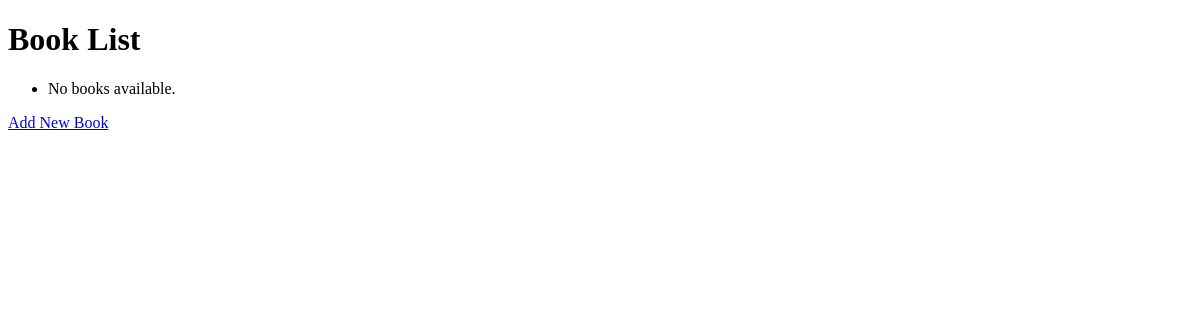
/books/ (signed in), run on an earlier commit of the app's database.
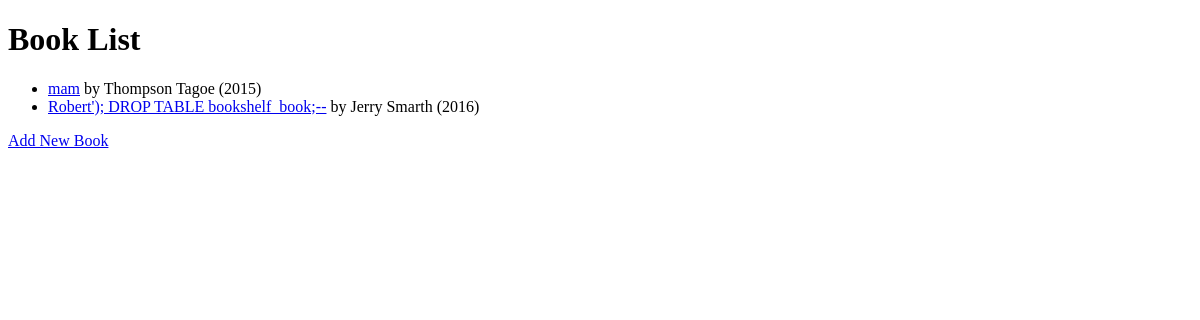
And on a later commit of the database.
### bookshelf/models.py (models this page shows)
class Book(models.Model):
    title = models.CharField(max_length=200)
    author = models.CharField(max_length=100)
    publication_year = models.IntegerField()
    class Meta:
        permissions = [
            ("can_view", "Can view book"),
            ("can_create", "Can create book"),
            ("can_edit", "Can edit book"),
            ("can_delete", "Can delete book"),
        ]

### bookshelf/views.py (the view)
# urls.py: path('books/', views.book_list, name='book_list'),
@permission_required('bookshelf.can_view', raise_exception=True)
def book_list(request):
    books = Book.objects.all()
    return render(request, 'bookshelf/book_list.html', {'books': books})

### bookshelf/templates/bookshelf/book_list.html (shortened to what this page needs)
<!DOCTYPE html>
<html lang="en">
<head>
</head>
<body>
    <h1>Book List</h1>
    <ul>
        {% for book in books %}
            <li>
                <a href="{% url 'book_detail' book.pk %}">{{ book.title|escape }}</a>
                by {{ book.author|escape }} ({{ book.publication_year }})
            </li>
        {% empty %}
            <li>No books available.</li>
        {% endfor %}
    </ul>
    <a href="{% url 'book_create' %}">Add New Book</a>
</body>
</html>

What changed in the data, as far as the page shows it:
added Book: title "mam", author "Thompson Tagoe", publication_year "2015"
added Book: title "Robert'); DROP TABLE bookshelf_book;--", author "Jerry Smarth", publication_year "2016"
Also different on the page:
text no longer shown: "No books available."
